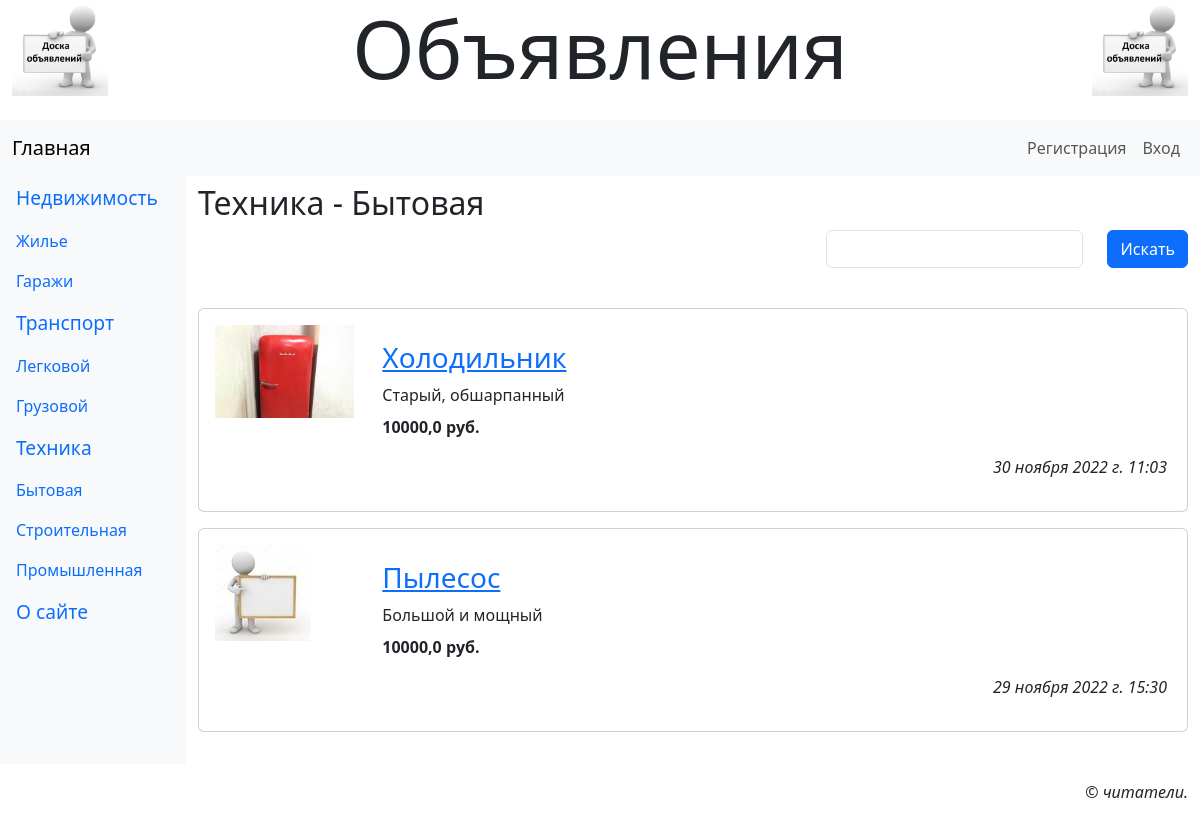
The app's page /8/ with its own data.
### main/models.py (models this page shows, shortened)
class Rubric(models.Model):
    name = models.CharField(max_length=20, unique=True,
                            verbose_name='Название')
    order = models.SmallIntegerField(default=0, db_index=True,
                                     verbose_name='Порядок')
    super_rubric = models.ForeignKey('SuperRubric',
                   on_delete=models.PROTECT, null=True, blank=True,
                   verbose_name='Надрубрика')

class Bb(models.Model):
    rubric = models.ForeignKey(SubRubric, on_delete=models.PROTECT,
                                          verbose_name='Рубрика')
    title = models.CharField(max_length=40, verbose_name='Товар')
    content = models.TextField(verbose_name='Описание')
    price = models.FloatField(default=0, verbose_name='Цена')
    contacts = models.TextField(verbose_name='Контакты')
    image = models.ImageField(blank=True, upload_to=get_timestamp_path,
                              verbose_name='Изображение')
    author = models.ForeignKey(AdvUser, on_delete=models.CASCADE,
                               verbose_name='Автор объявления')
    is_active = models.BooleanField(default=True, db_index=True,
                                    verbose_name='Выводить в списке?')
    created_at = models.DateTimeField(auto_now_add=True, db_index=True,
                                      verbose_name='Опубликовано')
    class Meta:
        verbose_name_plural = 'Объявления'
        verbose_name = 'Объявление'
        ordering = ['-created_at']

### main/views.py (the view)
# urls.py: path('<int:pk>/', rubric_bbs, name='rubric_bbs'),
def rubric_bbs(request, pk):
    rubric = get_object_or_404(SubRubric, pk=pk)
    bbs = Bb.objects.filter(is_active=True, rubric=pk)
    if 'keyword' in request.GET:
        keyword = request.GET['keyword']
        q = Q(title__icontains=keyword) | Q(content__icontains=keyword)
        bbs = bbs.filter(q)
    else:
        keyword = ''
    form = SearchForm(initial={'keyword': keyword})
    paginator = Paginator(bbs, 2)
    if 'page' in request.GET:
        page_num = request.GET['page']
    else:
        page_num = 1
    page = paginator.get_page(page_num)
    context = {'rubric': rubric, 'page': page, 'bbs': page.object_list,
               'form': form}
    return render(request, 'main/rubric_bbs.html', context)

### main/forms.py
class SearchForm(forms.Form):
    keyword = forms.CharField(required=False, max_length=20, label='')

### main/models.py (called while the page is built)
    def get_queryset(self):
        return super().get_queryset().filter(super_rubric__isnull=False)

    def __str__(self):
        return '%s - %s' % (self.super_rubric.name, self.name)

### main/templates/main/rubric_bbs.html (shortened to what this page needs)
{% extends 'layout/basic.html' %}
{% load thumbnail %}
{% load static %}
{% load django_bootstrap5 %}
{% block content %}
<h2 class="mb-2">{{ rubric }}</h2>
<form class="row row-cols-md-auto justify-content-end">
    {% bootstrap_field form.keyword show_label=False wrapper_class='col-12' %}
    <div class="col-12">
        {% bootstrap_button 'Искать' %}
    </div>
</form>
{% if bbs %}
<div class="vstack gap-3 my-4">
    {% for bb in bbs %}
    <div class="card">
        {% url 'main:bb_detail' rubric_pk=rubric.pk pk=bb.pk as url %}
        <div class="row p-3">
            <a class="col-md-2" href="{{ url }}{{ all }}">
                {% if bb.image %}
                <img class="img-fluid" src="{% thumbnail bb.image 'default' %}">
                {% else %}
                <img class="img-fluid" src="{% static 'main/empty.jpg' %}">
                {% endif %}
            </a>
            <div class="col-md-10 card-body">
                <h3 class="card-title"><a href="{{ url }}{{ all }}">
                    {{ bb.title }}</a></h3>
                <div class="card-text mb-2">{{ bb.content }}</div>
                <p class="card-text fw-bold">{{ bb.price }} руб.</p>
                <p class="card-text text-end fst-italic">{{ bb.created_at }}</p>
            </div>
        </div>
    </div>
    {% endfor %}
</div>
{% endif %}
{% endblock %}

### main/templates/layout/basic.html (shortened to what this page needs)
{% load django_bootstrap5 %}
{% load static %}
<!DOCTYPE html>
<html>
    <head>
        {% bootstrap_css %}
        <link rel="stylesheet" type="text/css"
              href="{% static 'main/style.css' %}">
    </head>
    <body class="container-fluid">
        <header class="mb-4">
            <h1 class="display-1 text-center">Объявления</h1>
        </header>
        <nav class="row navbar navbar-expand-md bg-light">
            <div class="col container">
                <a class="navbar-brand"
                   href="{% url 'main:index' %}">Главная</a>
                <div class="collapse navbar-collapse justify-content-end"
                     id="navbarNav">
                    <div class="navbar-nav">
                        {% if user.is_authenticated %}
                        <div class="nav-item dropdown">
                            <a class="nav-link dropdown-toggle"
                               data-bs-toggle="dropdown" href="#">Профиль</a>
                            <div class="dropdown-menu">
                                <a class="dropdown-item" href="{% url 'main:profile' %}">Мои
                                   объявления</a>
                                <a class="dropdown-item" href="{% url 'main:profile_edit' %}">
                                   Изменить личные данные</a>
                                <a class="dropdown-item" href="{% url 'main:password_edit' %}">
                                   Изменить пароль</a>
                                <hr class="dropdown-divider">
                                <form class="px-3" method="post"
                                      action="{% url 'main:logout' %}">
                                    {% csrf_token %}
                                    {% bootstrap_button 'Выйти' button_class='btn-danger' %}
                                </form>
                                <hr class="dropdown-divider">
                                <a class="dropdown-item" href="{% url 'main:profile_delete' %}">
                                   Удалить</a>
                            </div>
                        </div>
                        {% else %}
                        <a class="nav-link" href="{% url 'main:register' %}">Регистрация</a>
                        <a class="nav-link" href="{% url 'main:login' %}">Вход</a>
                        {% endif %}
                    </div>
                </div>
            </div>
        </nav>
        <div class="row">
            <nav class="col-md-auto nav flex-column bg-light">
                {% for rubric in rubrics %}
                {% ifchanged rubric.super_rubric.pk %}
                <span class="nav-link root">{{ rubric.super_rubric.name }}</span>
                {% endifchanged %}
                <a class="nav-link" href="{% url 'main:rubric_bbs' pk=rubric.pk %}">
                   {{ rubric.name }}</a>
                {% endfor %}
                <a class="nav-link root" href="{% url 'main:other' page='about' %}">
                   О сайте</a>
            </nav>
            <main class="col py-2">
                {% block content %}
                {% endblock %}
            </main>
        </div>
        <footer class="mt-3">
            <p class="text-end fst-italic">&copy; читатели.</p>
        </footer>
    </body>
</html>

### main/static/main/style.css (style rules this page uses)
header h1 { background: url("bg.jpg") left / auto 100% no-repeat, url("bg.jpg") right / auto 100% no-repeat; }
.root { font-size: larger; }

### records on screen
Rubric: super_rubric.name "Недвижимость", name "Жилье"
Rubric: name "Гаражи"
Rubric: super_rubric.name "Транспорт", name "Легковой"
Rubric: name "Грузовой"
Rubric: super_rubric.name "Техника", name "Бытовая", super_rubric+name "Техника - Бытовая"
Rubric: name "Строительная"
Rubric: name "Промышленная"
Bb: image (picture), title "Холодильник", content "Старый, обшарпанный", price "10000,0", created_at "30 ноября 2022 г. 11:03"
Bb: title "Пылесос", content "Большой и мощный", price "10000,0", created_at "29 ноября 2022 г. 15:30"
